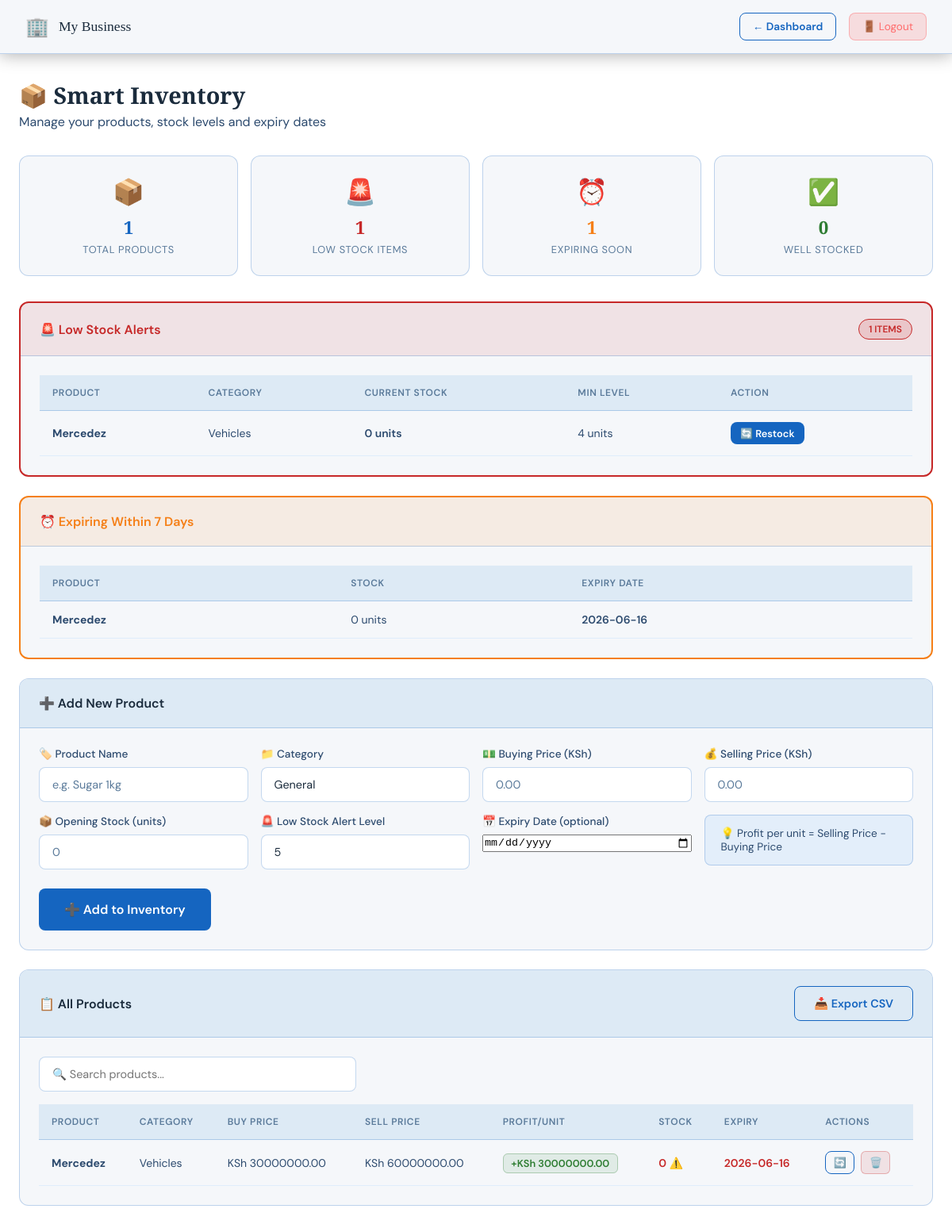
Before: /inventory (signed in) with the older database file.
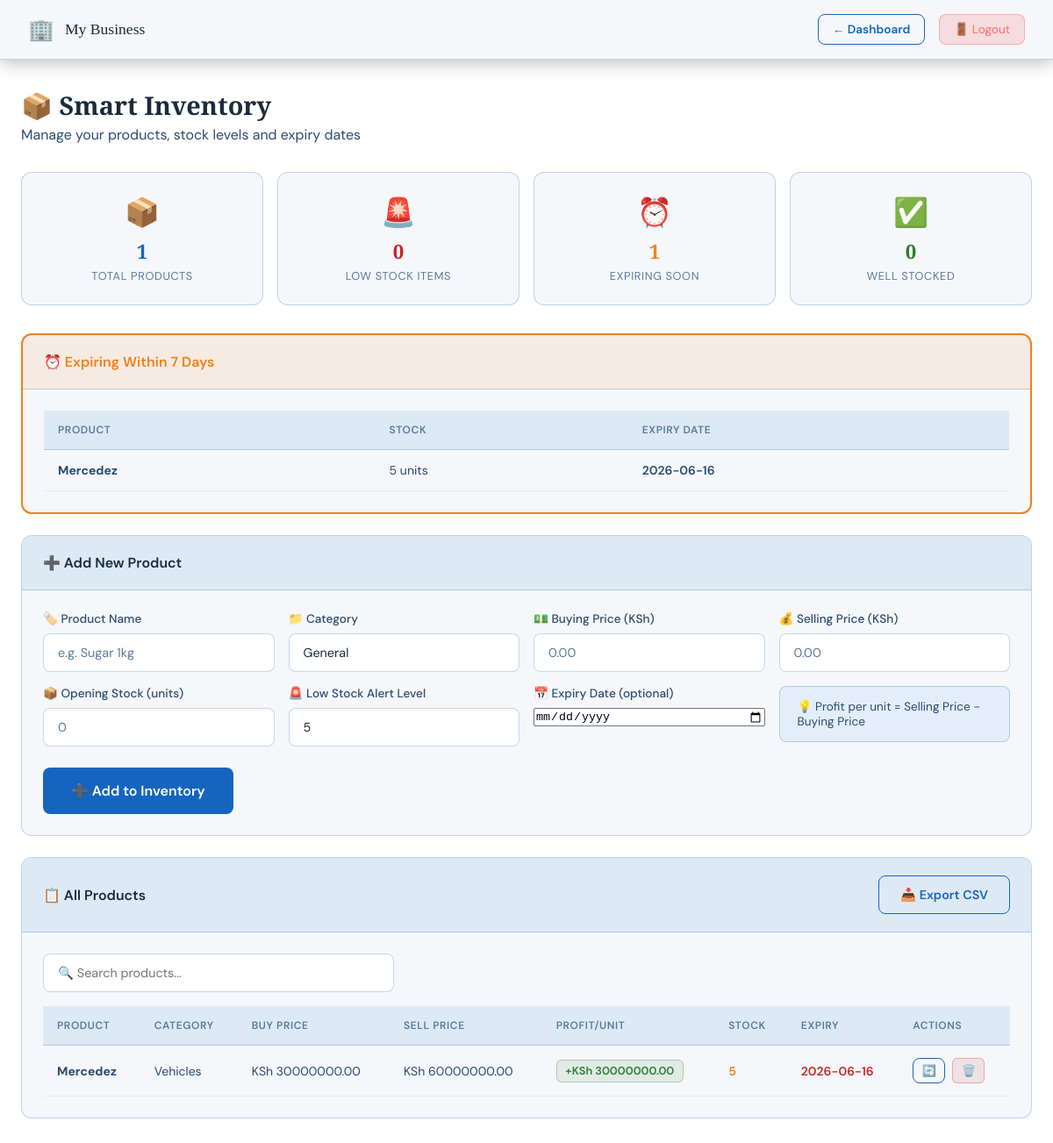
After: the same page with the newer database file.
### tables this page shows
CREATE TABLE inventory (
        id INTEGER PRIMARY KEY AUTOINCREMENT,
        product_name TEXT UNIQUE NOT NULL,
        category TEXT DEFAULT 'General',
        buying_price REAL NOT NULL DEFAULT 0,
        selling_price REAL NOT NULL DEFAULT 0,
        stock_quantity INTEGER NOT NULL DEFAULT 0,
        low_stock_level INTEGER NOT NULL DEFAULT 5,
        expiry_date TEXT DEFAULT NULL,
        date_added TEXT NOT NULL
    );

CREATE TABLE settings (
        id INTEGER PRIMARY KEY AUTOINCREMENT,
        business_name TEXT DEFAULT 'My Business',
        business_location TEXT DEFAULT '',
        business_currency TEXT DEFAULT 'KSh',
        business_color TEXT DEFAULT '#1565C0',
        owner_phone TEXT DEFAULT '',
        owner_email TEXT DEFAULT '',
        at_username TEXT DEFAULT '',
        at_api_key TEXT DEFAULT '',
        gmail_address TEXT DEFAULT '',
        gmail_app_password TEXT DEFAULT '',
        sms_enabled INTEGER DEFAULT 0,
        email_enabled INTEGER DEFAULT 0,
        low_stock_threshold INTEGER DEFAULT 5
    );

### app.py (the view)
@app.route('/inventory')
def inventory():
    if not session.get('logged_in') or session.get('role') != 'owner':
        return redirect(url_for('login'))
    conn = get_db()
    inventory = conn.execute("SELECT * FROM inventory ORDER BY product_name ASC").fetchall()
    conn.close()
    settings = get_settings()
    low_stock = get_low_stock_products()
    expiring = get_expiring_soon()
    return render_template('inventory.html',
                           inventory=[dict(i) for i in inventory],
                           low_stock=low_stock,
                           expiring=expiring,
                           settings=settings)

### app.py (called while the page is built)
def get_db():
    conn = sqlite3.connect('sales.db')
    conn.row_factory = sqlite3.Row
    return conn

def get_settings():
    conn = get_db()
    row = conn.execute("SELECT * FROM settings LIMIT 1").fetchone()
    conn.close()
    return dict(row) if row else {}

def get_low_stock_products():
    conn = get_db()
    products = conn.execute("""SELECT * FROM inventory
        WHERE stock_quantity <= low_stock_level
        ORDER BY stock_quantity ASC""").fetchall()
    conn.close()
    return [dict(p) for p in products]

def get_expiring_soon():
    conn = get_db()
    today = date.today().isoformat()
    products = conn.execute("""SELECT * FROM inventory
        WHERE expiry_date IS NOT NULL
        AND expiry_date != ''
        AND expiry_date <= date('now', '+7 days')
        AND expiry_date >= ?
        ORDER BY expiry_date ASC""", (today,)).fetchall()
    conn.close()
    return [dict(p) for p in products]

### templates/inventory.html (shortened to what the changed rows need)
<!DOCTYPE html>
<html lang="en">
<head>
    <link rel="stylesheet" href="{{ url_for('static', filename='style.css') }}">
</head>
<body class="dashboard-page">
    <nav class="navbar">
        <div class="nav-brand">
            <span class="nav-icon">🏢</span>
            <span>{{ settings.business_name }}</span>
        </div>
    </nav>
    <div class="main-content">
        <div class="page-title">
            <h2>📦 Smart Inventory</h2>
        </div>
        <div class="metrics-grid">
            <div class="metric-card">
                <div class="metric-icon">🚨</div>
                <div class="metric-value" style="color:#C62828;">{{ low_stock|length }}</div>
                <div class="metric-label">Low Stock Items</div>
            </div>
        </div>
        {% if low_stock %}
        <div class="card" style="border: 2px solid #C62828;">
            <div class="card-header" style="background: rgba(198,40,40,0.1);">
                <h3 style="color:#C62828;">🚨 Low Stock Alerts</h3>
                <span class="badge" style="background:rgba(198,40,40,0.15); color:#C62828; border:1px solid #C62828;">
                    {{ low_stock|length }} items
                </span>
            </div>
            <div class="card-body">
                <div class="table-wrapper">
                    <table class="data-table">
                        <thead>
                            <tr>
                                <th>Product</th>
                                <th>Category</th>
                                <th>Current Stock</th>
                                <th>Min Level</th>
                                <th>Action</th>
                            </tr>
                        </thead>
                        <tbody>
                            {% for p in low_stock %}
                            <tr>
                                <td><strong>{{ p.product_name }}</strong></td>
                                <td>{{ p.category }}</td>
                                <td class="stock-low">{{ p.stock_quantity }} units</td>
                                <td>{{ p.low_stock_level }} units</td>
                                <td>
                                    <button class="btn-primary" style="padding:0.35rem 0.75rem; font-size:0.8rem;"
                                            onclick="openRestock({{ p.id }}, '{{ p.product_name }}', {{ p.stock_quantity }})">
                                        🔄 Restock
                                    </button>
                                </td>
                            </tr>
                            {% endfor %}
                        </tbody>
                    </table>
                </div>
            </div>
        </div>
        {% endif %}
        {% if expiring %}
        <div class="card" style="border: 2px solid #F57F17;">
            <div class="card-body">
                <div class="table-wrapper">
                    <table class="data-table">
                        <thead>
                            <tr><th>Product</th><th>Stock</th><th>Expiry Date</th></tr>
                        </thead>
                        <tbody>
                            {% for p in expiring %}
                            <tr>
                                <td><strong>{{ p.product_name }}</strong></td>
                                <td>{{ p.stock_quantity }} units</td>
                                <td class="expiry-warning">{{ p.expiry_date }}</td>
                            </tr>
                            {% endfor %}
                        </tbody>
                    </table>
                </div>
            </div>
        </div>
        {% endif %}
        <div class="card">
            <div class="card-body">
                <div class="form-grid">
                    <div class="form-group">
                        <label>💵 Buying Price ({{ settings.business_currency }})</label>
                        <input type="number" id="buying_price" min="0" step="0.01" placeholder="0.00">
                    </div>
                    <div class="form-group">
                        <label>💰 Selling Price ({{ settings.business_currency }})</label>
                        <input type="number" id="selling_price" min="0" step="0.01" placeholder="0.00">
                    </div>
                </div>
            </div>
        </div>
        <div class="card">
            <div class="card-body">
                {% if inventory %}
                <div class="table-wrapper">
                    <table class="data-table" id="invTable">
                        <thead>
                            <tr>
                                <th>Product</th>
                                <th>Category</th>
                                <th>Buy Price</th>
                                <th>Sell Price</th>
                                <th>Profit/Unit</th>
                                <th>Stock</th>
                                <th>Expiry</th>
                                <th>Actions</th>
                            </tr>
                        </thead>
                        <tbody>
                            {% for p in inventory %}
                            <tr>
                                <td><strong>{{ p.product_name }}</strong></td>
                                <td>{{ p.category }}</td>
                                <td>{{ settings.business_currency }} {{ "%.2f"|format(p.buying_price) }}</td>
                                <td>{{ settings.business_currency }} {{ "%.2f"|format(p.selling_price) }}</td>
                                <td>
                                    <span class="profit-badge">
                                        +{{ settings.business_currency }} {{ "%.2f"|format(p.selling_price - p.buying_price) }}
                                    </span>
                                </td>
                                <td>
                                    {% if p.stock_quantity <= p.low_stock_level %}
                                    <span class="stock-low">{{ p.stock_quantity }} ⚠️</span>
                                    {% elif p.stock_quantity <= p.low_stock_level * 2 %}
                                    <span class="stock-medium">{{ p.stock_quantity }}</span>
                                    {% else %}
                                    <span class="stock-ok">{{ p.stock_quantity }}</span>
                                    {% endif %}
                                </td>
                                <td>
                                    {% if p.expiry_date %}
                                    <span class="expiry-warning">{{ p.expiry_date }}</span>
                                    {% else %}
                                    <span style="color:#5A7A9A;">—</span>
                                    {% endif %}
                                </td>
                                <td style="display:flex; gap:0.5rem;">
                                    <button class="btn-secondary" style="padding:0.3rem 0.6rem; font-size:0.8rem;"
                                            onclick="openRestock({{ p.id }}, '{{ p.product_name }}', {{ p.stock_quantity }})">
                                        🔄
                                    </button>
                                    <button onclick="deleteProduct({{ p.id }}, '{{ p.product_name }}')"
                                            style="background:rgba(198,40,40,0.1); color:#C62828; border:1px solid rgba(198,40,40,0.3);
                                                   border-radius:6px; padding:0.3rem 0.6rem; cursor:pointer; font-size:0.8rem;">
                                        🗑️
                                    </button>
                                </td>
                            </tr>
                            {% endfor %}
                        </tbody>
                    </table>
                </div>
                {% else %}
                <div class="empty-state">
                    <div class="empty-icon">📦</div>
                    <p>No products yet. Add your first product above!</p>
                </div>
                {% endif %}
            </div>
        </div>
    </div>
</body>
</html>

Changed rows visible on the page:
no longer on one of the page's lists (row edited): inventory: product_name "Mercedez", category "Vehicles", stock_quantity "0", low_stock_level "4"
changed inventory "Mercedez": stock_quantity "0" → "5"
Other visible differences:
{{ low_stock|length }}: "1" → "0"
{{ low_stock|length }}: "1" → (not shown)
text no longer shown: "🚨 Low Stock Alerts ITEMS PRODUCT CATEGORY CURRENT STOCK MIN LEVEL ACTION"
